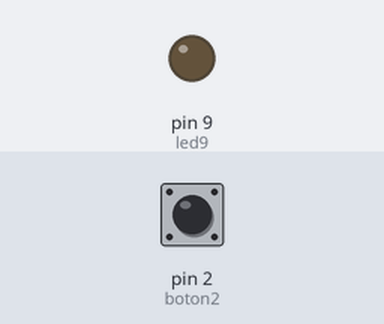
Bench run of a sketch on a simulated Arduino Nano, built with avr-gcc and run on an emulated ATmega328P. Parts: output pins drawn as LEDs (lit = HIGH). The inputs (shaded band) are chosen by the test bench; at power-on: pin 2 (boton2) LOW. What the sketch prints to the serial monitor is not drawn.

Above: at 1.8 s.
1.9 s: pin 2 (boton2) pulled HIGH for 0.6 s
At 2.4 s:
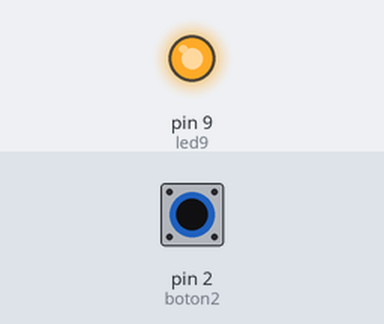
4.0 s: pin 2 (boton2) pulled HIGH for 1 s
At 6.0 s:
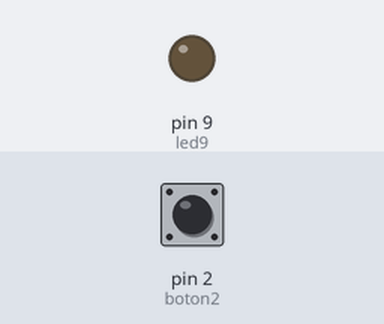
6.5 s: pin 2 (boton2) pulled HIGH for 3.2 s
At 7.2 s:
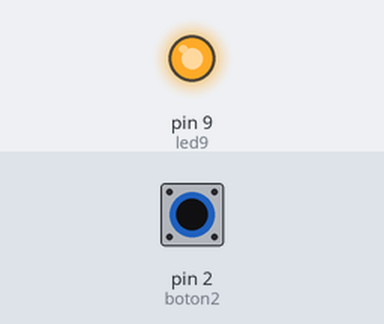
Timing chart, 0 to 11.5 s (numbered marks = the images above; inputs shaded):
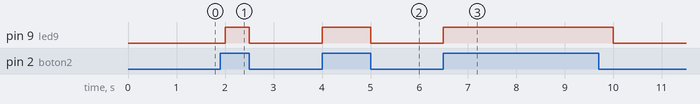

The sketch:

Master.ino
```cpp
// Programa del Arduino 1 (transmisor) Maestro
// En mi caso el Arduino 1 es el Nano v3 conectado al usb
const int boton2 = 2;      // pin 2 conectado al pulsador (conectado a masa y una resistencia+5v)
const int led9 =  9;       // pin 9 conectado a un led + resistencia +GND

// variable que cambiara:
int estadoBoton = 0;       // variable para ver el estado del boton
int contador = 0;          // cuando sea 2 paso b

void setup()
{
  Serial.begin(9600);      // Inicia la velocidad de transmision para Tx y Rx
  pinMode(led9, OUTPUT);   // pin 9 (led) modo SALIDA
  pinMode(boton2, INPUT);  // pin 2 (boton) modo ENTRADA
}

void loop()
{
  // lee si el pulsador esta suelto 0 o pulsado 1
  estadoBoton = digitalRead(boton2);

  if (estadoBoton == HIGH)
  {                              // si el boton ha sido pulsado:
    digitalWrite(led9, HIGH);    // encendemos el led
    if (contador == 2){
      Serial.print('b');          // envío 'b' para blinking
      contador = 0;
      } else
      {
        Serial.print('a');           // Enviamos 'a' por Tx (puerto serie)
        contador += 1;
    }

    delay(500);                  // Retardo de 0,5 s
  }
  else
  {                              // si el boton no ha sido pulsado
    digitalWrite(led9, LOW);     // apagamos el led
    Serial.print('o');           // Enviamos 'o' (OFF) por Tx
    delay(500);                  // Retardo de 0,5s
  }
}
```

Measured:
- after the input at 1.9 s, pin 9 (led9): LOW → HIGH after 0.10 s, → LOW 0.50 s later
- after the input at 4.0 s, pin 9 (led9): LOW → HIGH at once, → LOW 1.0 s later
- after the input at 6.5 s, pin 9 (led9): LOW → HIGH at once, → LOW 3.5 s later
